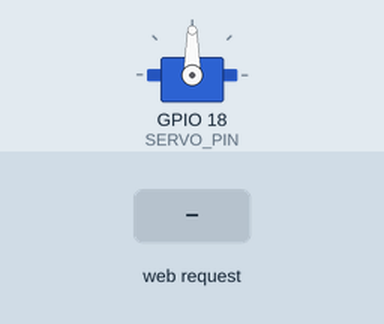
This sketch was run on a simulated ESP32. Parts: servo. The inputs (shaded band) are chosen by the test bench. What the sketch prints to the serial monitor is not drawn.

Above: at 1.2 s.
1.3 s: HTTP request GET /set?angle=1 received
At 2.5 s:
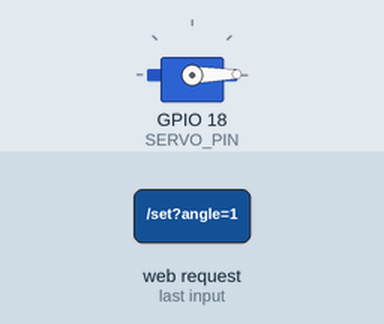
2.8 s: HTTP request GET /set?angle=120 received
At 3.8 s:
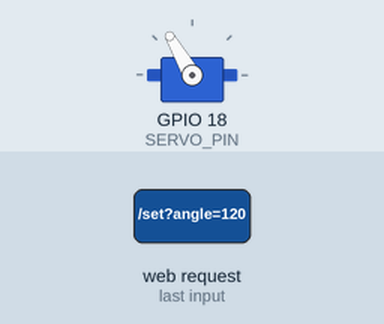
Timing chart, 0 to 5.8 s (numbered marks = the images above; inputs shaded):
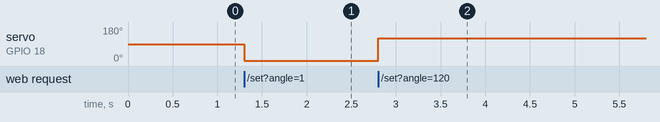

The sketch:

esp32_servo_web.ino
```cpp
/*
  TechTadka360 - ESP32 Servo Web Controller (SG90)
  ------------------------------------------------
  Control a servo from any phone/laptop browser. No router or internet needed:
  the ESP32 creates its own password-protected WiFi hotspot.

  Wiring:
    Servo signal (orange/yellow) -> GPIO 18
    Servo power  (red)           -> VIN / 5V
    Servo GND    (brown)         -> GND (common with ESP32)

  Library needed: "ESP32Servo" (Arduino Library Manager)

  Usage:
    1. Upload the sketch.
    2. On your phone/laptop connect to WiFi:  ESP32-Servo   (password: 12345678)
    3. Open a browser and go to:  http://192.168.4.1
*/

#include <WiFi.h>
#include <WebServer.h>
#include <ESP32Servo.h>

// ---------- Settings ----------
const char* AP_SSID = "ESP32-Servo";   // WiFi name people will see
const char* AP_PASS = "12345678";      // WiFi password (minimum 8 characters)

const int SERVO_PIN = 18;
// ------------------------------

Servo servo;
WebServer server(80);
int currentAngle = 90;

const char PAGE[] PROGMEM = R"rawliteral(
<!DOCTYPE html>
<html lang="en-IN">
<head>
<meta charset="utf-8">
<meta name="viewport" content="width=device-width, initial-scale=1, maximum-scale=1, user-scalable=no">
<meta name="theme-color" content="#0a0f1c">
<title>TechTadka360 Servo Control</title>
<style>
  :root{
    --bg:#0a0f1c; --card:#111a2c; --cyan:#19d3e0; --purple:#6a4f8f;
    --text:#e8eef8; --mute:#8fa1bd; --line:#24324d;
  }
  *{box-sizing:border-box;-webkit-tap-highlight-color:transparent}
  body{
    margin:0; min-height:100vh; background:var(--bg); color:var(--text);
    font-family:system-ui,-apple-system,"Segoe UI",Roboto,sans-serif;
    display:flex; justify-content:center; padding:16px;
  }
  .wrap{width:100%; max-width:440px; display:flex; flex-direction:column; gap:14px}

  .brand{display:flex; align-items:center; gap:12px; padding:2px 4px}
  .mark{
    width:42px; height:42px; border-radius:12px; background:var(--cyan); color:#05222a;
    display:flex; align-items:center; justify-content:center; font-weight:800; font-size:17px;
  }
  .bname{font-size:20px; font-weight:800; letter-spacing:.2px}
  .bname span{color:var(--cyan)}
  .bsub{font-size:12px; color:var(--mute); margin-top:1px}

  .card{background:var(--card); border-radius:22px; padding:18px 16px}
  .head{display:flex; justify-content:space-between; align-items:flex-start}
  .lbl{font-size:11px; letter-spacing:.12em; font-weight:700; color:#6f86a8; text-transform:uppercase}
  .big{font-size:48px; font-weight:800; color:var(--cyan); line-height:1.1; margin-top:2px}
  .right{text-align:right}
  .applied{font-size:26px; font-weight:700; margin-top:6px}
  .sub{font-size:12px; color:var(--mute); margin-top:4px}
  .sub.off{color:#ff6b6b}
  svg{width:100%; height:auto; display:block; touch-action:none; user-select:none; cursor:pointer}
  .caption{text-align:center; font-size:13px; color:var(--mute); margin:4px 0}
  h2{font-size:18px; margin:0 0 14px; font-weight:700}

  input[type=range]{
    -webkit-appearance:none; appearance:none; width:100%; height:12px; border-radius:8px; outline:none; margin:10px 0;
    background:linear-gradient(to right,var(--cyan) var(--p,50%),var(--purple) var(--p,50%));
  }
  input[type=range]::-webkit-slider-thumb{
    -webkit-appearance:none; width:5px; height:38px; border-radius:3px; background:#d9f6f9; border:none;
  }
  input[type=range]::-moz-range-thumb{width:5px; height:38px; border-radius:3px; background:#d9f6f9; border:none}
  .ticks{display:flex; justify-content:space-between; font-size:13px; color:var(--mute)}

  .btns{display:flex; gap:12px; margin-top:16px}
  button{
    flex:1; height:50px; border-radius:26px; font-size:16px; font-weight:600; cursor:pointer;
    background:transparent; color:var(--text); border:1.5px solid var(--line);
  }
  button:active{transform:scale(.97)}
  button.main{flex:1.6; background:var(--cyan); color:#05222a; border-color:var(--cyan)}

  .presets{display:flex; gap:8px; margin-top:12px}
  .presets button{height:44px; border-radius:14px; font-size:14px; padding:0}
  .presets button.on{border-color:var(--cyan); color:var(--cyan)}

  .note{font-size:12px; color:var(--mute); line-height:1.5; padding:0 6px 8px}
</style>
</head>
<body>
<div class="wrap">

  <div class="brand">
    <div class="mark">TT</div>
    <div>
      <div class="bname">Tech<span>Tadka</span>360</div>
      <div class="bsub">ESP32 Servo Controller &middot; v4</div>
    </div>
  </div>

  <div class="card">
    <div class="head">
      <div>
        <div class="lbl">Selected angle</div>
        <div class="big" id="sel">90&deg;</div>
      </div>
      <div class="right">
        <div class="lbl">Applied command</div>
        <div class="applied" id="applied">--&deg;</div>
        <div class="sub" id="sub">Reported by ESP32</div>
      </div>
    </div>

    <svg id="svg" viewBox="0 0 340 245">
      <path id="track" fill="none" stroke="#1f2c44" stroke-width="6" stroke-linecap="round"/>
      <path id="active" fill="none" stroke="#19d3e0" stroke-width="6" stroke-linecap="round"/>
      <g id="ticks"></g>
      <g id="labels" fill="#8fa1bd" font-size="10" text-anchor="middle" dominant-baseline="middle"></g>

      <!-- servo body -->
      <g>
        <rect x="132" y="143" width="76" height="80" rx="6" fill="#1f6fe0"/>
        <rect x="118" y="204" width="104" height="11" rx="3" fill="#1b5fc4"/>
        <circle cx="127" cy="209.5" r="3" fill="#0a0f1c"/>
        <circle cx="213" cy="209.5" r="3" fill="#0a0f1c"/>
        <text x="170" y="192" text-anchor="middle" fill="#ffffff" font-size="13" font-weight="800">SG90</text>
        <text x="170" y="200" text-anchor="middle" fill="#bcd6ff" font-size="5">MICRO SERVO</text>
        <rect x="165" y="223" width="3" height="14" fill="#ff5a4d"/>
        <rect x="170" y="223" width="3" height="14" fill="#ffb02e"/>
        <rect x="175" y="223" width="3" height="14" fill="#8a5a2b"/>
      </g>

      <!-- horn -->
      <g id="horn">
        <path d="M0,-13 L-82,-7 A7,7 0 0 0 -82,7 L0,13 Z" fill="#f2f5fa"/>
        <circle cx="-30" cy="0" r="2.2" fill="#0a0f1c" opacity=".55"/>
        <circle cx="-45" cy="0" r="2.2" fill="#0a0f1c" opacity=".55"/>
        <circle cx="-60" cy="0" r="2.2" fill="#0a0f1c" opacity=".55"/>
        <circle cx="0" cy="0" r="14" fill="#f2f5fa"/>
        <circle cx="0" cy="0" r="6" fill="none" stroke="#b9c3d4" stroke-width="1.5"/>
        <path d="M-3,0 H3 M0,-3 V3" stroke="#b9c3d4" stroke-width="1.5"/>
      </g>

      <circle id="knob" r="5" fill="#19d3e0"/>
    </svg>

    <div class="caption">Top view &middot; single-arm horn</div>
    <div class="caption">Drag the horn or tap the arc to rotate.</div>
  </div>

  <div class="card">
    <h2>Adjust position</h2>
    <input type="range" id="slider" min="0" max="180" step="1" value="90">
    <div class="ticks"><span>0&deg;</span><span>180&deg;</span></div>

    <div class="btns">
      <button id="minus">-1&deg;</button>
      <button id="center" class="main">Centre</button>
      <button id="plus">+1&deg;</button>
    </div>

    <div class="presets">
      <button class="pre" data-a="0">0&deg;</button>
      <button class="pre" data-a="45">45&deg;</button>
      <button class="pre" data-a="90">90&deg;</button>
      <button class="pre" data-a="135">135&deg;</button>
      <button class="pre" data-a="180">180&deg;</button>
    </div>
  </div>

  <div class="note">
    The horn shows the selected angle. The command is sent to the ESP32, and the angle it
    reports back is shown under "Applied command".
  </div>

</div>

<script>
var DEG = '\u00B0';
var NS = 'http://www.w3.org/2000/svg';
var CX = 170, CY = 165, R = 115;
function $(id){ return document.getElementById(id); }
var svg = $('svg'), slider = $('slider');

function pt(a, r){
  var t = (180 - a) * Math.PI / 180;
  return [CX + r * Math.cos(t), CY - r * Math.sin(t)];
}
function arc(a){
  if (a <= 0) return '';
  var p0 = pt(0, R), p1 = pt(a, R);
  return 'M' + p0[0] + ' ' + p0[1] + ' A' + R + ' ' + R + ' 0 0 1 ' + p1[0] + ' ' + p1[1];
}
$('track').setAttribute('d', arc(180));

// ticks + labels
for (var a = 0; a <= 180; a += 6){
  var major = (a % 30 === 0);
  var q1 = pt(a, R - 9), q2 = pt(a, R - (major ? 19 : 14));
  var l = document.createElementNS(NS, 'line');
  l.setAttribute('x1', q1[0]); l.setAttribute('y1', q1[1]);
  l.setAttribute('x2', q2[0]); l.setAttribute('y2', q2[1]);
  l.setAttribute('stroke', major ? '#6f86a8' : '#2c3b58');
  l.setAttribute('stroke-width', major ? 1.6 : 1);
  $('ticks').appendChild(l);
  if (major){
    var tp = pt(a, R + 17);
    var t = document.createElementNS(NS, 'text');
    t.setAttribute('x', tp[0]); t.setAttribute('y', tp[1]);
    t.textContent = a + DEG;
    $('labels').appendChild(t);
  }
}

var angle = 90, dragging = false;
var presets = document.querySelectorAll('.pre');

function setAngle(a, doSend){
  a = Math.max(0, Math.min(180, Math.round(a)));
  angle = a;
  $('sel').textContent = a + DEG;
  slider.value = a;
  slider.style.setProperty('--p', (a / 180 * 100) + '%');
  $('horn').setAttribute('transform', 'translate(' + CX + ',' + CY + ') rotate(' + a + ')');
  $('active').setAttribute('d', arc(a));
  var k = pt(a, R);
  $('knob').setAttribute('cx', k[0]); $('knob').setAttribute('cy', k[1]);
  for (var i = 0; i < presets.length; i++){
    presets[i].classList.toggle('on', +presets[i].getAttribute('data-a') === a);
  }
  if (doSend) send(a);
}

// --- talking to the ESP32 (one request in flight at a time) ---
var busy = false, pending = null;
function setStatus(ok){
  var s = $('sub');
  s.textContent = ok ? 'Reported by ESP32' : 'ESP32 not reachable';
  s.classList.toggle('off', !ok);
}
function send(a){ pending = a; if (!busy) flush(); }
function flush(){
  if (pending === null) return;
  var a = pending; pending = null; busy = true;
  fetch('/set?angle=' + a, {cache: 'no-store'})
    .then(function(r){ return r.json(); })
    .then(function(j){ $('applied').textContent = j.angle + DEG; setStatus(true); })
    .catch(function(){ setStatus(false); })
    .then(function(){ busy = false; if (pending !== null) flush(); });
}
function poll(){
  if (dragging || busy || pending !== null) return;
  fetch('/status', {cache: 'no-store'})
    .then(function(r){ return r.json(); })
    .then(function(j){
      $('applied').textContent = j.angle + DEG; setStatus(true);
      if (j.angle !== angle) setAngle(j.angle, false);
    })
    .catch(function(){ setStatus(false); });
}

// --- controls ---
slider.addEventListener('input', function(){ setAngle(+slider.value, true); });
$('minus').onclick  = function(){ setAngle(angle - 1, true); };
$('plus').onclick   = function(){ setAngle(angle + 1, true); };
$('center').onclick = function(){ setAngle(90, true); };
for (var i = 0; i < presets.length; i++){
  presets[i].onclick = function(){ setAngle(+this.getAttribute('data-a'), true); };
}

function fromPointer(e){
  var b = svg.getBoundingClientRect();
  var s = 340 / b.width;
  var x = (e.clientX - b.left) * s - CX;
  var y = CY - (e.clientY - b.top) * s;
  var a;
  if (y < 0) a = (x < 0) ? 0 : 180;
  else a = 180 - Math.atan2(y, x) * 180 / Math.PI;
  setAngle(a, true);
}
svg.addEventListener('pointerdown', function(e){ dragging = true; svg.setPointerCapture(e.pointerId); fromPointer(e); });
svg.addEventListener('pointermove', function(e){ if (dragging) fromPointer(e); });
svg.addEventListener('pointerup', function(){ dragging = false; });
svg.addEventListener('pointercancel', function(){ dragging = false; });

setAngle(90, false);
poll();
setInterval(poll, 2500);
</script>
</body>
</html>
)rawliteral";

void handleRoot() {
  // Never let the browser keep an old copy of the page
  server.sendHeader("Cache-Control", "no-store, no-cache, must-revalidate");
  server.sendHeader("Pragma", "no-cache");
  server.send_P(200, "text/html; charset=utf-8", PAGE);
}

void handleSet() {
  if (server.hasArg("angle")) {
    currentAngle = constrain(server.arg("angle").toInt(), 0, 180);
    servo.write(currentAngle);
  }
  server.sendHeader("Cache-Control", "no-store");
  server.send(200, "application/json", "{\"angle\":" + String(currentAngle) + "}");
}

void handleStatus() {
  server.sendHeader("Cache-Control", "no-store");
  server.send(200, "application/json", "{\"angle\":" + String(currentAngle) + "}");
}

void setup() {
  Serial.begin(115200);

  servo.setPeriodHertz(50);
  servo.attach(SERVO_PIN, 500, 2400);
  servo.write(currentAngle);

  // Offline hotspot: password protected (WPA2)
  WiFi.mode(WIFI_AP);
  WiFi.softAP(AP_SSID, AP_PASS);
  Serial.print("WiFi: ");
  Serial.print(AP_SSID);
  Serial.print("  |  Open: http://");
  Serial.println(WiFi.softAPIP());   // normally 192.168.4.1

  server.on("/", handleRoot);
  server.on("/set", handleSet);
  server.on("/status", handleStatus);
  server.begin();
}

void loop() {
  server.handleClient();
}
```

Measured:
- after the input at 1.3 s, servo on GPIO 18 (SERVO_PIN): 90° → 1° at once
- after the input at 2.8 s, servo on GPIO 18 (SERVO_PIN): 1° → 120° at once
